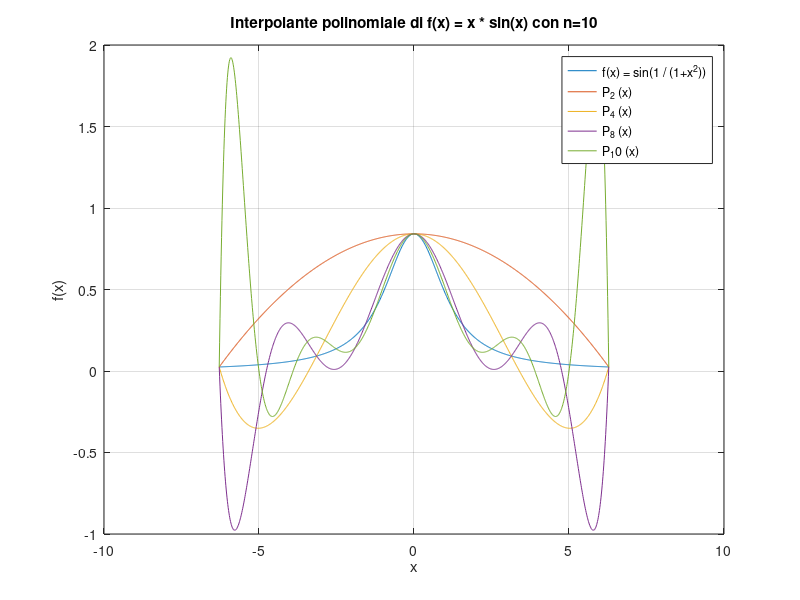
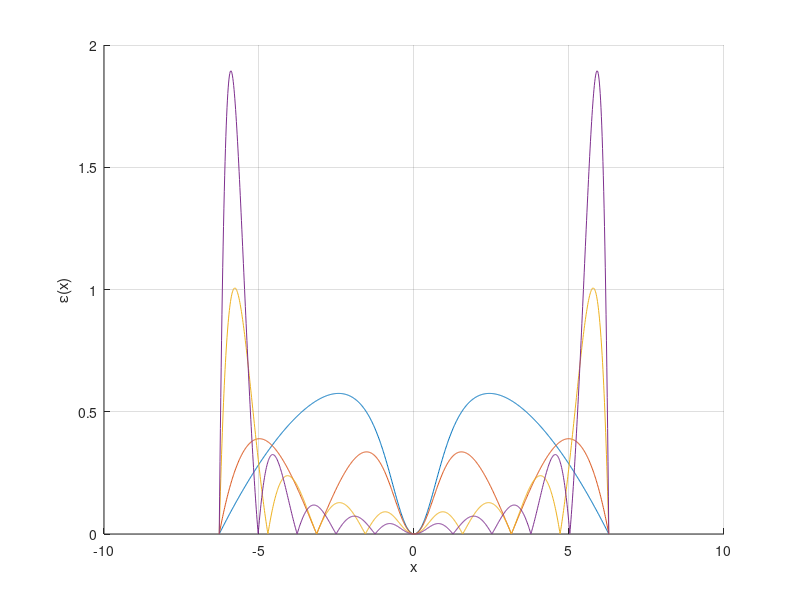
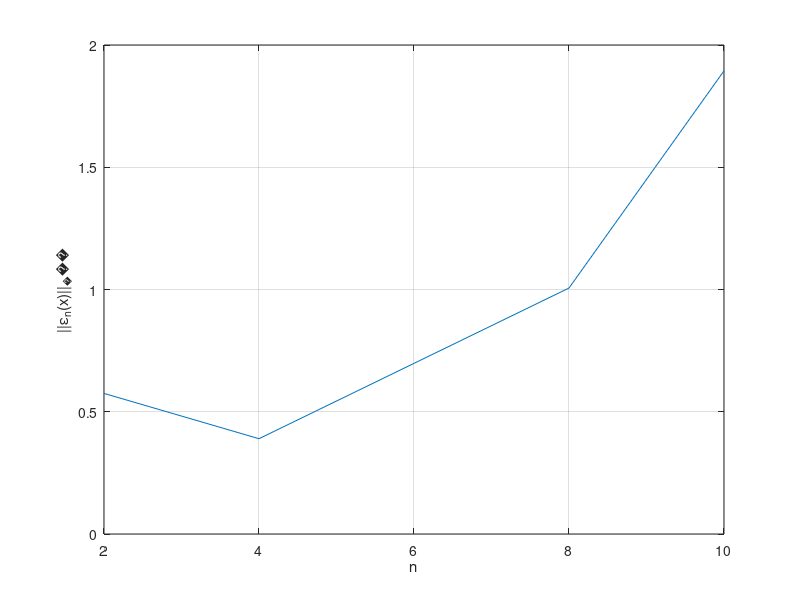
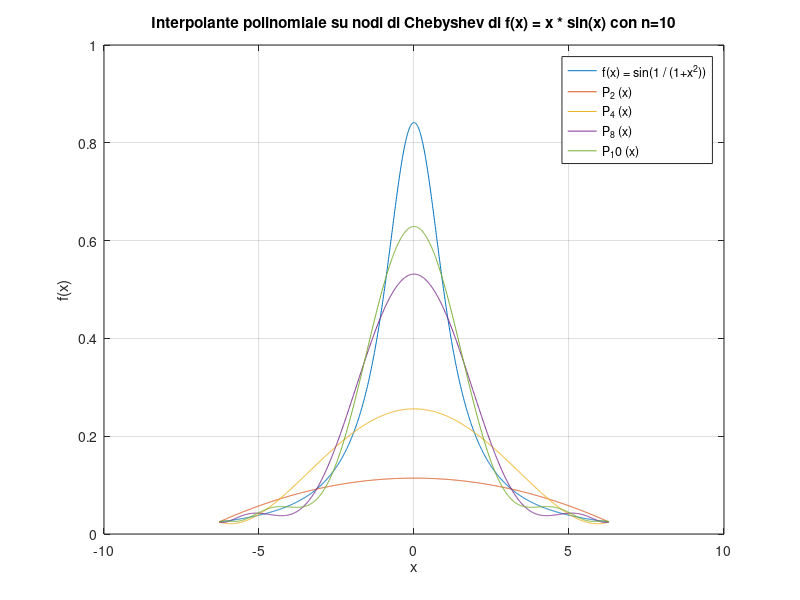

Recreate these plots in MATLAB, in order.
clear; clc;

f = @(x) sin(1 / (1+x^2));
I = [-2*pi, 2*pi];

x = linspace(I(1), I(2), 1000);

%% 1. Si calcolino i polinomi di Lagrange Πnf (x) di grado n = 2, 4, 8, 10 relativi ad una
% distribuzione di nodi equispaziati nell’intervallo I. Si confrontino i grafici dei Πnf (x)
% con quello della funzione f (x).

ns = [2, 4, 8, 10];
ps = cell(1, length(ns));

it = 1;

figure(1);
plot(x, arrayfun(f, x), 'DisplayName', 'f(x) = sin(1 / (1+x^{2}))');
hold on;

for n = ns
    nodes = linspace(I(1), I(2), n+1); % n+1 nodi
    values = arrayfun(f, nodes);
    p = polyfit(nodes, values, n);
    y = polyval(p, x);
    
    ps{it} = p;
    
    plot(x, y, 'DisplayName', sprintf('P_%d (x)', n));
    
    it = it + 1;
end

title(sprintf('Interpolante polinomiale di f(x) = x * sin(x) con n=%d', n));
xlabel('x');
ylabel('f(x)');
legend;
grid on;
hold off;

%% 2. Calcolare per n = 2, 4, 8, 10 la norma infinito dell’errore εn(x) (definito come nel-
% l’esercizio 1) e rappresentarla su un grafico in funzione del grado n. Che fenomeno si
% osserva?

figure(2);
hold on;

errs = zeros(1, length(ns));

for i = 1:length(ns)
    n = ns(i);
    p = ps{i};
    
    y = arrayfun(f, x);
    y_p = polyval(p, x);
    
    e = abs(y - y_p);
    
    plot(x, e);
    xlabel('x');
    ylabel('ε(x)');
    grid on;
    
    norm_inf = max(e);
    errs(i) = norm_inf;
    fprintf('||ε_%d(x)||∞ = %f\n', n, norm_inf);
end

figure(3);
plot(ns, errs);
xlabel('n');
ylabel('||ε_{n}(x)||_∞');
grid on;

%% 3. Ripetere i punti 1) e 2) utilizzando la distribuzione di nodi di Chebyshev, definiti per
% un generico intervallo [a, b] come segue:
% xk := (b − a)/2 * tk + (a + b)/2 ,
% dove tk := − cos(πk/n), per k = 0, . . . , n.
% Si commentino i risultati ottenuti.

t = @(n, k) -cos(pi * k / n);
chebyshev = @(a, b, n, k) (b - a) / 2 * t(n, k) + (a + b) / 2;

ps = cell(1, length(ns));

figure(4);
plot(x, arrayfun(f, x), 'DisplayName', 'f(x) = sin(1 / (1+x^{2}))');
hold on;

it = 1;

for n = ns
    nodes = arrayfun(@(k) chebyshev(I(1), I(2), n + 1, k), 0:n);
    values = arrayfun(f, nodes);
    p = polyfit(nodes, values, n);
    y = polyval(p, x);
    
    ps{it} = p;
    
    plot(x, y, 'DisplayName', sprintf('P_%d (x)', n));
    
    it = it + 1;
end

title(sprintf('Interpolante polinomiale su nodi di Chebyshev di f(x) = x * sin(x) con n=%d', n));
xlabel('x');
ylabel('f(x)');
legend;
grid on;
hold off;

figure(5);

errs = zeros(1, length(ns));

for i = 1:length(ns)
    n = ns(i);
    p = ps{i};
    
    y = arrayfun(f, x);
    y_p = polyval(p, x);
    
    e = abs(y - y_p);
    
    plot(x, e);
    hold on;
    xlabel('x');
    ylabel('ε(x)');
    grid on;
    
    norm_inf = max(e);
    errs(i) = norm_inf;
    fprintf('||ε_%d(x)||∞ = %f\n', n, norm_inf);
end
hold off;

figure(6);
plot(ns, errs);
xlabel('n');
ylabel('||ε_{n}(x)||_∞');
grid on;
